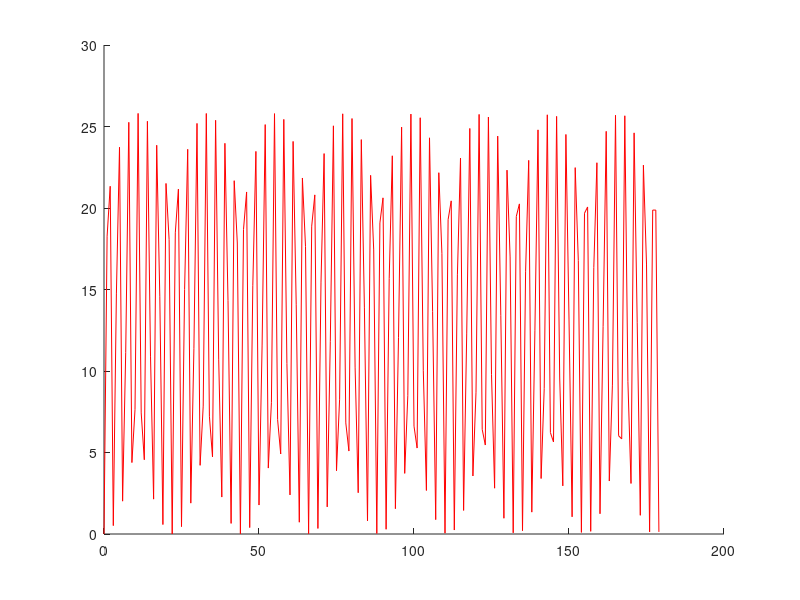

This figure's MATLAB source: (Note: this script raises an error after producing the figure.)
% This is the second part of the simulation, where it focus on the simulated perfumance of the cube-sat. 
% Based on "Passive Magnetic Attitude Control for CubeSat Spacecraft"


close ALL
clear 

% mass moment of inertia, for the satellite 
Ixx = 3.6*(10^-3); %unit is kg*m^2  // This is an assumption, to be changed after getting a CAD model data. 
Iyy = 1.7*(10^-2); %same unit as Ixx. 
Izz = Iyy; % Izz treated the same as Iyy as the design of the cube sat. showed it. 


% Finding the external torque for the main bar magnet. 
Heq =  18.3; %Unit: A/m, this the magnetic field strength at 600km. (from paper, can change depending on the altitude)

u = 0:1:179;
i = 55 * (3.14/180); %this is rads, 

% these equations are the magnetic field strength, in ECEF direction vector (earth-centered, earth-fixed). 
H1 = 3*Heq*sin(i)*cos(i)*(sin(u).^2);
H2 = -3*Heq.*sin(i).*sin(u).*cos(u);
H3 = Heq*(1-3*(sin(i).^2) * (sin(u)).^2); 

plot(u,H1,'r',u,H2,'B',u,H3,'G')
xlabel('Argument of Latitude, u') % label the x-axis
ylabel('magnetic strengh in ECEF directions, H "A/m" ') % label the y-axis

% for the simulation of the hysteresis rods, 
